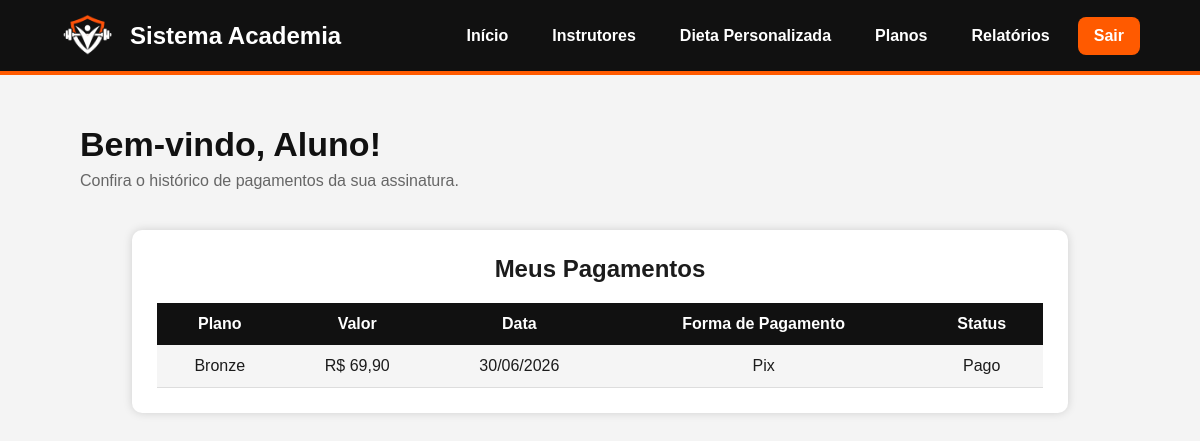
The app's page /pagamentos.php (signed in) with its own data.
### tables this page shows
CREATE TABLE pagamentos (
    id_pagamento INT AUTO_INCREMENT PRIMARY KEY,
    id_assinatura INT NOT NULL,
    valor DECIMAL(10,2),
    data_pagamento DATE,
    forma_pagamento VARCHAR(50),
    status VARCHAR(20),

    FOREIGN KEY(id_assinatura)
        REFERENCES assinaturas(id_assinatura)
);

CREATE TABLE planos (
    id_plano INT AUTO_INCREMENT PRIMARY KEY,
    nome_plano VARCHAR(50) NOT NULL,
    valor DECIMAL(10,2) NOT NULL,
    descricao TEXT
);

### pagamentos.php (the view, shortened to what this page needs)
<?php
include "conexao.php";
$nome = $_SESSION['nome'];
$id_usuario = $_SESSION['id_usuario'];
$sqlAluno = mysqli_query($conn, "SELECT id_aluno FROM alunos WHERE id_usuario=$id_usuario");
$alunoRow = mysqli_fetch_assoc($sqlAluno);
$pagamentos = null;
if ($alunoRow) {
    $id_aluno = $alunoRow['id_aluno'];
    $pagamentos = mysqli_query($conn, "
        SELECT p.valor, p.data_pagamento, p.forma_pagamento, p.status, pl.nome_plano
        FROM pagamentos p
        INNER JOIN assinaturas a ON p.id_assinatura = a.id_assinatura
        INNER JOIN planos pl ON a.id_plano = pl.id_plano
        WHERE a.id_aluno = $id_aluno
        ORDER BY p.data_pagamento DESC
    ");
}
function formatarData($data) {
    $partes = explode("-", $data);
    return $partes[2] . "/" . $partes[1] . "/" . $partes[0];
}
?>
<!DOCTYPE html>
<html lang="pt-BR">
<head>
    <link rel="stylesheet" href="css/style.css">
    <link rel="stylesheet" href="css/navbar.css">
    <link rel="stylesheet" href="css/relatorio.css">
</head>
<body>
<header>
    <div class="logo-area">
        <img src="imagens/logobranco.png" alt="Logo">
        <h2>Sistema Academia</h2>
    </div>
    <nav class="navbar">
        <a href="index.php">Início</a>
        <a href="professores.php">Instrutores</a>
        <a href="imc.php">Dieta Personalizada</a>
        <a href="planos.php">Planos</a>
        <a href="relatorio.php">Relatórios</a>
        <a href="sair.php" class="sair">Sair</a>
    </nav>
</header>
<main>
    <section class="boas-vindas">
        <h1>Bem-vindo, <?php echo $nome; ?>!</h1>
        <p>Confira o histórico de pagamentos da sua assinatura.</p>
    </section>
    <section class="relatorio">
        <h2>Meus Pagamentos</h2>
        <table>
            <tr>
                <th>Plano</th>
                <th>Valor</th>
                <th>Data</th>
                <th>Forma de Pagamento</th>
                <th>Status</th>
            </tr>
            <?php if (!$alunoRow): ?>
                <tr>
                    <td colspan="5">Essa página é exclusiva para alunos. Nenhum cadastro de aluno foi encontrado para o seu usuário.</td>
                </tr>
            <?php elseif (mysqli_num_rows($pagamentos) === 0): ?>
                <tr>
                    <td colspan="5">Nenhum pagamento encontrado para sua assinatura.</td>
                </tr>
            <?php else: ?>
                <?php while ($pg = mysqli_fetch_assoc($pagamentos)): ?>
                    <tr>
                        <td><?= htmlspecialchars($pg['nome_plano']) ?></td>
                        <td>R$ <?= number_format($pg['valor'], 2, ',', '.') ?></td>
                        <td><?= formatarData($pg['data_pagamento']) ?></td>
                        <td><?= htmlspecialchars($pg['forma_pagamento']) ?></td>
                        <td><?= htmlspecialchars($pg['status']) ?></td>
                    </tr>
                <?php endwhile; ?>
            <?php endif; ?>
        </table>
    </section>
</main>
</body>
</html>

### css/style.css (style rules this page uses)
* { margin: 0; padding: 0; box-sizing: border-box; }
body { font-family: Arial, sans-serif; background: #f4f4f4; color: #1c1c1c; }
header { height: 75px; background: #111; color: white; display: flex; align-items: center; justify-content: space-between; padding: 0 60px; border-bottom: 4px solid #ff5a00; }
.logo-area { display: flex; align-items: center; gap: 15px; }
.logo-area img { width: 55px; }
.logo-area h2 { font-size: 24px; }
.sair { background: #ff5a00; color: white; padding: 10px 22px; border-radius: 8px; text-decoration: none; font-weight: bold; }
main { padding: 50px 80px; }
.boas-vindas { margin-bottom: 35px; }
.boas-vindas h1 { font-size: 34px; color: #111; }
.boas-vindas p { margin-top: 8px; color: #666; }

### css/navbar.css (style rules this page uses)
header { height: 75px; background: #111; color: white; display: flex; align-items: center; justify-content: space-between; padding: 0 60px; border-bottom: 4px solid #ff5a00; }
.logo-area { display: flex; align-items: center; gap: 15px; }
.logo-area img { width: 55px; }
.logo-area h2 { font-size: 24px; }
.navbar { display: flex; align-items: center; gap: 12px; }
.navbar a { color: white; text-decoration: none; font-weight: bold; padding: 10px 16px; border-radius: 8px; transition: 0.3s; }
.navbar .sair { background: #ff5a00; }

### css/relatorio.css (style rules this page uses)
.relatorio { width:90%; margin:40px auto; background:#fff; padding:25px; border-radius:10px; box-shadow:0 0 10px rgba(0,0,0,.15); }
.relatorio h2 { margin-bottom:20px; text-align:center; }
table { width:100%; border-collapse:collapse; }
table th { background:#111; color:white; padding:12px; }
table td { padding:12px; text-align:center; border-bottom:1px solid #ddd; }
table tr:nth-child(even) { background:#f5f5f5; }

### records on screen
pagamentos: planos.nome_plano "Bronze", valor "69,90", data_pagamento "30/06/2026", forma_pagamento "Pix", status "Pago"

### other values on screen
$nome "Aluno"
